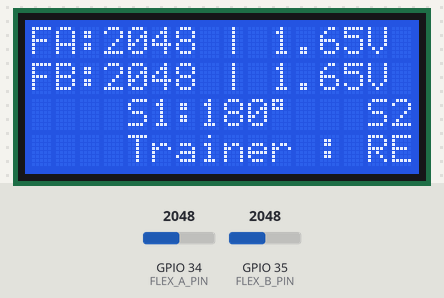
This program was run on a simulated ESP32. On the bench: 16×4 character LCD. The test bench sets the inputs (shaded band); at power-on: GPIO 34 (FLEX_A_PIN) = 2048, GPIO 35 (FLEX_B_PIN) = 2048 (analog values on the 0–4095 scale). What the program prints to the serial monitor is not drawn.

Above: at 1.2 s.
1.3 s: GPIO 34 (FLEX_A_PIN) set to 2806
At 2.1 s:
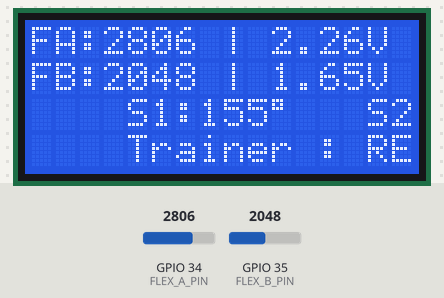
2.9 s: GPIO 35 (FLEX_B_PIN) set to 2806
At 3.3 s:
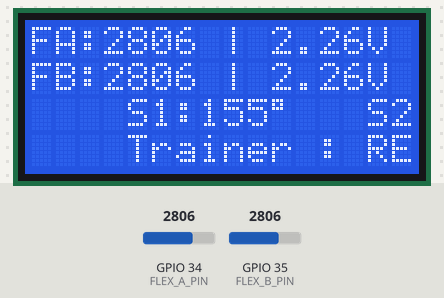
4.5 s: GPIO 34 (FLEX_A_PIN) set to 2866
At 5.7 s:
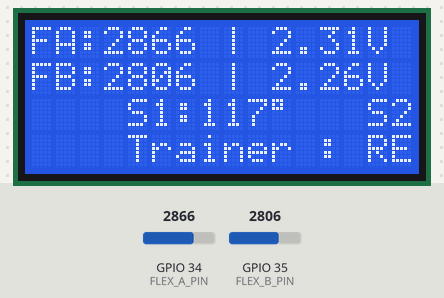
6.1 s: GPIO 35 (FLEX_B_PIN) set to 2866
At 7.0 s:
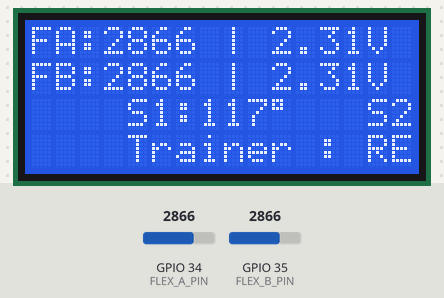
7.7 s: GPIO 34 (FLEX_A_PIN) set to 2726
At 8.2 s:
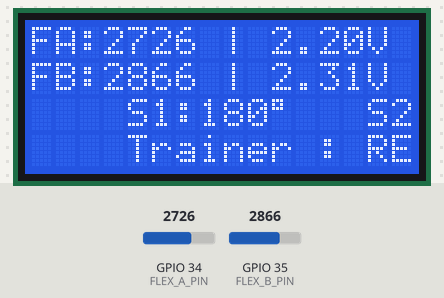
9.3 s: GPIO 35 (FLEX_B_PIN) set to 2726
At 10.6 s:
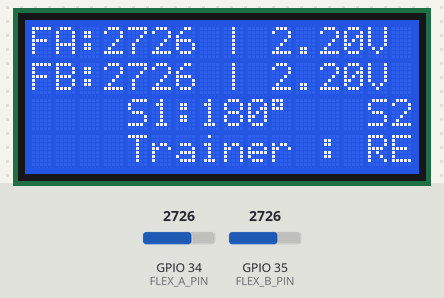
Timing chart, 0 to 11.9 s (numbered marks = the images above; inputs shaded):
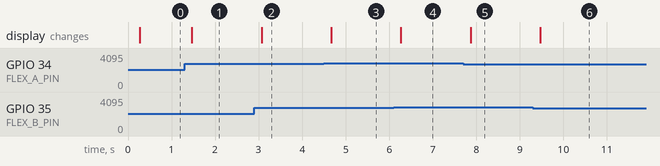

The program:

main.cpp
```cpp
#include <Arduino.h>
/**
 * ============================================================
 *  Program Labsheet 1: Value Flex + Sudut + Tegangan di LCD
 * ============================================================
 *  Deskripsi: Menampilkan nilai ADC, estimasi sudut linear, dan
 *             nilai tegangan analog ke layar LCD 16x4 secara non-blocking.
 */

#include <LiquidCrystal_I2C.h>

#ifndef FLEX_B_PIN
#define FLEX_B_PIN 35
#endif

#ifndef USE_FLEX_A_FOR_SERVO
#define USE_FLEX_A_FOR_SERVO true
#endif

// Fungsi untuk membaca rata-rata analog (Oversampling 10 sampel untuk stabilitas)
int readAverage(int pin) {
    long sum = 0;
    for (int i = 0; i < 20; i++) {
        sum += analogRead(pin);
        delayMicroseconds(50);
    }
    return sum / 20;
}


#define FLEX_A_PIN  34  // Pin ADC untuk Sensor Flex A
#define FLEX_B_PIN  35  // Pin ADC untuk Sensor Flex B
#define FLEX_A_MIN  3054
#define FLEX_A_MAX  2766
#define FLEX_B_MIN  3054
#define FLEX_B_MAX  2766

// LCD I2C alamat 0x27 (lebar 16 kolom, 4 baris)
LiquidCrystal_I2C lcd(0x27, 16, 4);

unsigned long lastUpdate = 0;
const unsigned long interval = 200; // Update LCD setiap 200ms

void setup() {
    Serial.begin(115200);
    // Konfigurasi ADC
    analogReadResolution(12);
    analogSetPinAttenuation(FLEX_A_PIN, ADC_11db);
    analogSetPinAttenuation(FLEX_B_PIN, ADC_11db);
    analogSetPinAttenuation(FLEX_B_PIN, ADC_11db);

    // Inisialisasi LCD
    lcd.init();
    lcd.backlight();
    lcd.clear();
}

void loop() {
    unsigned long currentMillis = millis();
    if (currentMillis - lastUpdate >= interval) {
        lastUpdate = currentMillis;
                int rawADC = readAverage(FLEX_A_PIN);
        int rawADC_B = readAverage(FLEX_B_PIN);

        // Rangkaian Pembagi Tegangan (Voltage Divider):
        // Supply Vin = 5.0V
        // R1 = Sensor Flex
        // R2 = Resistor Tetap 22k Ohm (ke GND)
        // Vout = Vin * (R2 / (R1 + R2)) -> Dihubungkan ke pin ADC ESP32
        // Tegangan yang dibaca pada pin ADC ESP32 (range 0 - 3.3V):
        float voltA = (rawADC * 3.3) / 4095.0;
        float voltB = (rawADC_B * 3.3) / 4095.0;

        // Estimasi sudut untuk S1 & S2
        int lowA = min(FLEX_A_MIN, FLEX_A_MAX);
        int highA = max(FLEX_A_MIN, FLEX_A_MAX);
        int angleA = map(constrain(rawADC, lowA, highA), FLEX_A_MIN, FLEX_A_MAX, 0, 180);

        int lowB = min(FLEX_B_MIN, FLEX_B_MAX);
        int highB = max(FLEX_B_MIN, FLEX_B_MAX);
        int angleB = map(constrain(rawADC_B, lowB, highB), FLEX_B_MIN, FLEX_B_MAX, 0, 180);

        // Tampilkan di LCD
        char line0[17], line1[17], line2[17];
        snprintf(line0, sizeof(line0), "FA:%4d | %.2fV", rawADC, voltA);
        snprintf(line1, sizeof(line1), "FB:%4d | %.2fV", rawADC_B, voltB);
        snprintf(line2, sizeof(line2), "S1:%3d\xDF   S2:%3d\xDF", angleA, angleB);

        lcd.setCursor(0, 0);
        lcd.print(line0);

        lcd.setCursor(0, 1);
        lcd.print(line1);

        lcd.setCursor(0, 2);
        lcd.print(line2);

        lcd.setCursor(0, 3);
        lcd.print("Trainer : READY ");
        Serial.printf("Flex A: %d | Flex B: %d | Volt A: %.2fV | Volt B: %.2fV\n", rawADC, rawADC_B, voltA, voltB);
    }
}
```

Measured:
- after the input at 1.3 s, the display: changes after 0.17 s (image 1)
- after the input at 2.9 s, the display: changes after 0.17 s (image 2)
- after the input at 4.5 s, the display: changes after 0.17 s (image 3)
- after the input at 6.1 s, the display: changes after 0.17 s (image 4)
- after the input at 7.7 s, the display: changes after 0.17 s (image 5)
- after the input at 9.3 s, the display: changes after 0.17 s (image 6)
